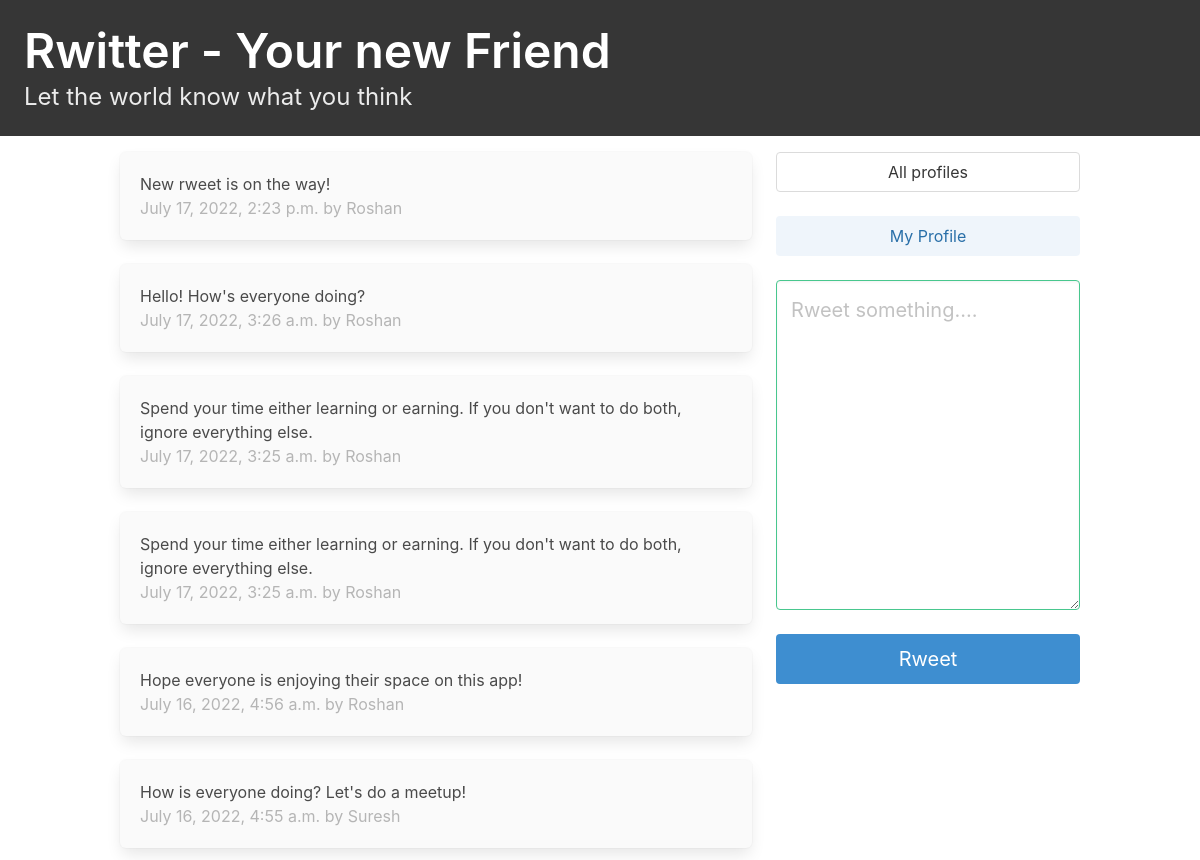
Screenshot of / (signed in) with the database file from the repository.
### rwitter/models.py (models this page shows, shortened)
class Rweets(models.Model):
    user = models.ForeignKey(User, related_name='rweets', on_delete=models.DO_NOTHING)
    body = models.CharField(max_length=180)
    created_at = models.DateTimeField(auto_now_add=True)

### rwitter/views.py (the view)
# urls.py: path('', views.dashboard, name='dashboard'),
def dashboard(request):
    form = RweetForm(request.POST or None)
    if request.method == 'POST':
        if form.is_valid():
            rweet = form.save(commit=False)
            rweet.user = request.user
            rweet.save()
            return redirect('dashboard')
    followed_rweets = Rweets.objects.filter(
        user__profile__in = request.user.profile.follows.all()
    ).order_by('-created_at')
    context = {'form': form, 'rweets': followed_rweets}
    return render(request, 'dashboard.html', context)

### rwitter/forms.py
class RweetForm(forms.ModelForm):
    body = forms.CharField(required=True,
    widget=forms.widgets.Textarea(
        attrs={
        'placeholder': 'Rweet something....',
        'class': 'textarea is-success is-medium',
            }
        ),
        label=''
    )
    class Meta:
        model = Rweets
        exclude = ("user", )

### rwitter/templates/dashboard.html (shortened to what this page needs)
{% extends 'base.html' %}
{% block content %}
<div class="column">
    {% for rweet in rweets%}
        <div class="box has-background-white-bis">
            {{rweet.body}}
            <br>
            <span class="is-small has-text-grey-light">
                {{rweet.created_at}} by {{rweet.user| title}}
            </span>
        </div>
    {% endfor %}
</div>
<div class="column is-one-third">
    <div class="block">
        <a href="{% url 'profile_list'%}">
            <button class="button is is-outlined is-fullwidth">
                All profiles
            </button>
        </a>
    </div>
    <div class="block">
        <a href="{% url 'profile' request.user.profile.id%}">
            <button class="button is-info is-light is-fullwidth">
                My Profile
            </button>
        </a>
    </div>
    <form action="" method="post">
        {{ form.as_p}}
        <button class="button is-info is-fullwidth is-medium mt-5">
            Rweet
        </button>
    </form>
</div>
{% endblock content %}

### rows the page displays
Rweets: body "New rweet is on the way!", created_at "July 17, 2022, 2:23 p.m.", user "Roshan"
Rweets: body "Hello! How's everyone doing?", created_at "July 17, 2022, 3:26 a.m.", user "Roshan"
Rweets: body "Spend your time either learning or earning. If you don't want to do both, ignore everything else.", created_at "July 17, 2022, 3:25 a.m.", user "Roshan"
Rweets: body "Spend your time either learning or earning. If you don't want to do both, ignore everything else.", created_at "July 17, 2022, 3:25 a.m.", user "Roshan"
Rweets: body "Hope everyone is enjoying their space on this app!", created_at "July 16, 2022, 4:56 a.m.", user "Roshan"
Rweets: body "How is everyone doing? Let's do a meetup!", created_at "July 16, 2022, 4:55 a.m.", user "Suresh"
